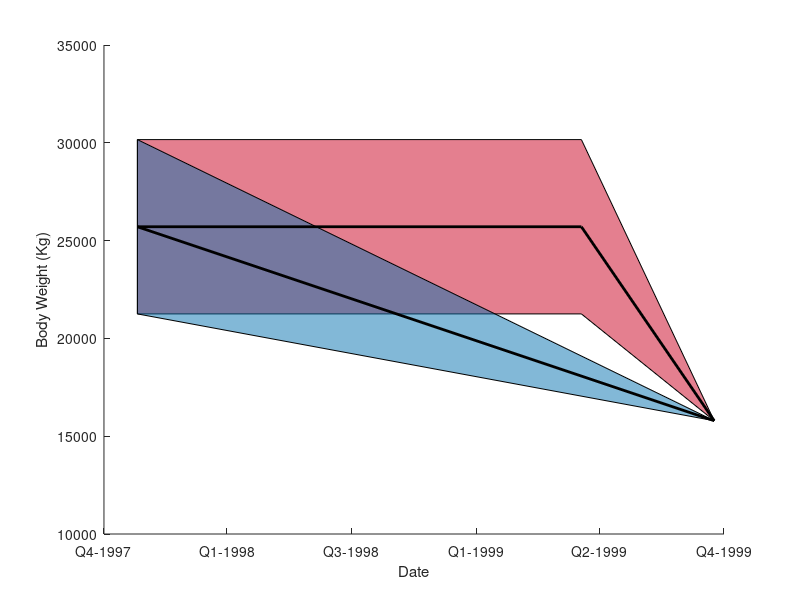

Source code (MATLAB):
% Eg 2030 fuel consumption

% Initial values
InitWt = 25708; % weight, Kg
InitWtmin = 25708-4456;
InitWtmax = 25708+4456;
DateLastSeenGF = [1997 11 11 0 0 0];
DateFirstEnt = [1999 05 10 0 0 0];
Died = [1999 10 20 0 0 0];

% Weight at Entanglement = 14785 + 6.8% to account for blood loss (Lockyer)
EndWt = 14785+14785*0.068;

% Calculate weight lost
WtLoss = InitWt - EndWt;

% Calculate kcal burn
Benergy = WtLoss*0.8*9450;
Penergy = WtLoss*0.2*1500;
Tenergy_kcal = Benergy + Penergy;

% Convert kcal to kJ
Tenergy_kJ = Tenergy_kcal*4184E-3;

% Loss/day
min = ((WtLoss/InitWt)/708)*100;
max = ((WtLoss/InitWt)/163)*100;

%% Plot this puppy
figure(1); clf; hold on
p = patch([datenum(DateLastSeenGF) datenum(DateFirstEnt) datenum(Died)...
    datenum(DateFirstEnt) datenum(DateLastSeenGF)],[InitWtmin InitWtmin...
    EndWt InitWtmax InitWtmax],[202/255 0 32/255]); set(p,'FaceAlpha',0.5)
p = patch([datenum(DateLastSeenGF) datenum(Died) datenum(DateLastSeenGF)],...
    [InitWtmin EndWt InitWtmax],[5/255 113/255 176/255]); set(p,'FaceAlpha',0.5)
plot([datenum(DateLastSeenGF) datenum(DateFirstEnt) datenum(Died)],...
    [InitWt InitWt EndWt],'k','LineWidth',2)
plot([datenum(DateLastSeenGF) datenum(Died)],[InitWt EndWt],'k','LineWidth',2)

xlabel('Date'); ylabel('Body Weight (Kg)')
datetick('x')
